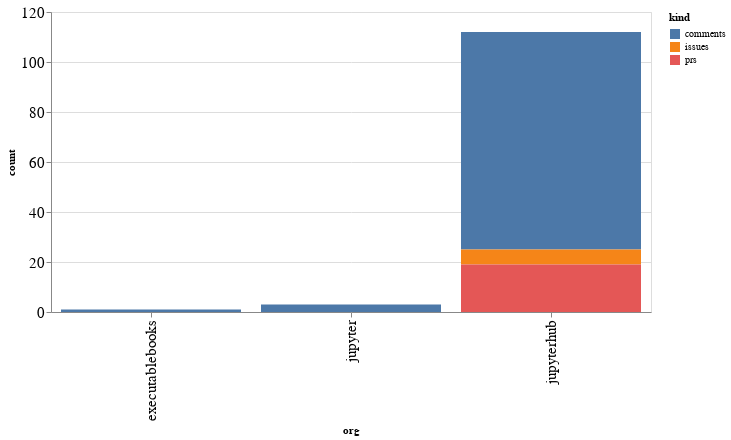

The code cell stored with this chart in its notebook:
### Code cell
alt.Chart(org_summaries, width=600).mark_bar().encode(
    x='org',
    y='count',
    color='kind',
    tooltip="org"
)

### Figure 1 — Vega-Lite specification as saved in the notebook (floating-point values rounded to 4 significant figures)
{"config": {"axisLeft": {"labelFontSize": 15}, "axisBottom": {"labelFontSize": 15}}, "data": {"name": "data-e69c22038c3d7a7289f967cdba58b534"}, "mark": "bar", "encoding": {"color": {"type": "nominal", "field": "kind"}, "tooltip": {"type": "nominal", "field": "org"}, "x": {"type": "nominal", "field": "org"}, "y": {"type": "quantitative", "field": "count"}}, "width": 600, "$schema": "https://vega.github.io/schema/vega-lite/v4.8.1.json", "datasets": {"data-e69c22038c3d7a7289f967cdba58b534": [{"org": "executablebooks", "kind": "comments", "count": 1}, {"org": "jupyter", "kind": "comments", "count": 3}, {"org": "jupyterhub", "kind": "comments", "count": 87}, {"org": "jupyterhub", "kind": "issues", "count": 6}, {"org": "jupyterhub", "kind": "prs", "count": 19}]}}
